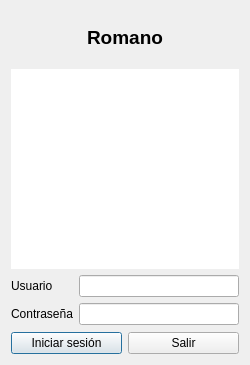
<?xml version="1.0" encoding="UTF-8"?>
<ui version="4.0">
 <class>Login</class>
 <widget class="QDialog" name="Login">
  <property name="geometry">
   <rect>
    <x>0</x>
    <y>0</y>
    <width>250</width>
    <height>365</height>
   </rect>
  </property>
  <property name="sizePolicy">
   <sizepolicy hsizetype="Fixed" vsizetype="Fixed">
    <horstretch>0</horstretch>
    <verstretch>0</verstretch>
   </sizepolicy>
  </property>
  <property name="minimumSize">
   <size>
    <width>250</width>
    <height>365</height>
   </size>
  </property>
  <property name="maximumSize">
   <size>
    <width>250</width>
    <height>365</height>
   </size>
  </property>
  <property name="windowTitle">
   <string>Romano - Iniciar sesión</string>
  </property>
  <layout class="QVBoxLayout" name="verticalLayout">
   <item>
    <widget class="QLabel" name="label_3">
     <property name="font">
      <font>
       <pointsize>14</pointsize>
       <weight>75</weight>
       <bold>true</bold>
      </font>
     </property>
     <property name="text">
      <string>Romano</string>
     </property>
     <property name="alignment">
      <set>Qt::AlignCenter</set>
     </property>
    </widget>
   </item>
   <item>
    <widget class="QWidget" name="logoWidget" native="true">
     <property name="minimumSize">
      <size>
       <width>0</width>
       <height>200</height>
      </size>
     </property>
     <property name="palette">
      <palette>
       <active>
        <colorrole role="Base">
         <brush brushstyle="SolidPattern">
          <color alpha="255">
           <red>255</red>
           <green>255</green>
           <blue>255</blue>
          </color>
         </brush>
        </colorrole>
        <colorrole role="Window">
         <brush brushstyle="SolidPattern">
          <color alpha="255">
           <red>255</red>
           <green>255</green>
           <blue>255</blue>
          </color>
         </brush>
        </colorrole>
       </active>
       <inactive>
        <colorrole role="Base">
         <brush brushstyle="SolidPattern">
          <color alpha="255">
           <red>255</red>
           <green>255</green>
           <blue>255</blue>
          </color>
         </brush>
        </colorrole>
        <colorrole role="Window">
         <brush brushstyle="SolidPattern">
          <color alpha="255">
           <red>255</red>
           <green>255</green>
           <blue>255</blue>
          </color>
         </brush>
        </colorrole>
       </inactive>
       <disabled>
        <colorrole role="Base">
         <brush brushstyle="SolidPattern">
          <color alpha="255">
           <red>255</red>
           <green>255</green>
           <blue>255</blue>
          </color>
         </brush>
        </colorrole>
        <colorrole role="Window">
         <brush brushstyle="SolidPattern">
          <color alpha="255">
           <red>255</red>
           <green>255</green>
           <blue>255</blue>
          </color>
         </brush>
        </colorrole>
       </disabled>
      </palette>
     </property>
     <property name="autoFillBackground">
      <bool>true</bool>
     </property>
    </widget>
   </item>
   <item>
    <layout class="QFormLayout" name="formLayout">
     <item row="0" column="1">
      <widget class="QLineEdit" name="usernameLineEdit"/>
     </item>
     <item row="0" column="0">
      <widget class="QLabel" name="label">
       <property name="text">
        <string>Usuario</string>
       </property>
      </widget>
     </item>
     <item row="1" column="0">
      <widget class="QLabel" name="label_2">
       <property name="text">
        <string>Contraseña</string>
       </property>
      </widget>
     </item>
     <item row="1" column="1">
      <widget class="QLineEdit" name="passwordLineEdit">
       <property name="echoMode">
        <enum>QLineEdit::Password</enum>
       </property>
      </widget>
     </item>
    </layout>
   </item>
   <item>
    <layout class="QHBoxLayout" name="horizontalLayout">
     <item>
      <widget class="QPushButton" name="loginButton">
       <property name="text">
        <string>Iniciar sesión</string>
       </property>
      </widget>
     </item>
     <item>
      <widget class="QPushButton" name="exitButton">
       <property name="text">
        <string>Salir</string>
       </property>
      </widget>
     </item>
    </layout>
   </item>
  </layout>
 </widget>
 <resources/>
 <connections/>
</ui>
